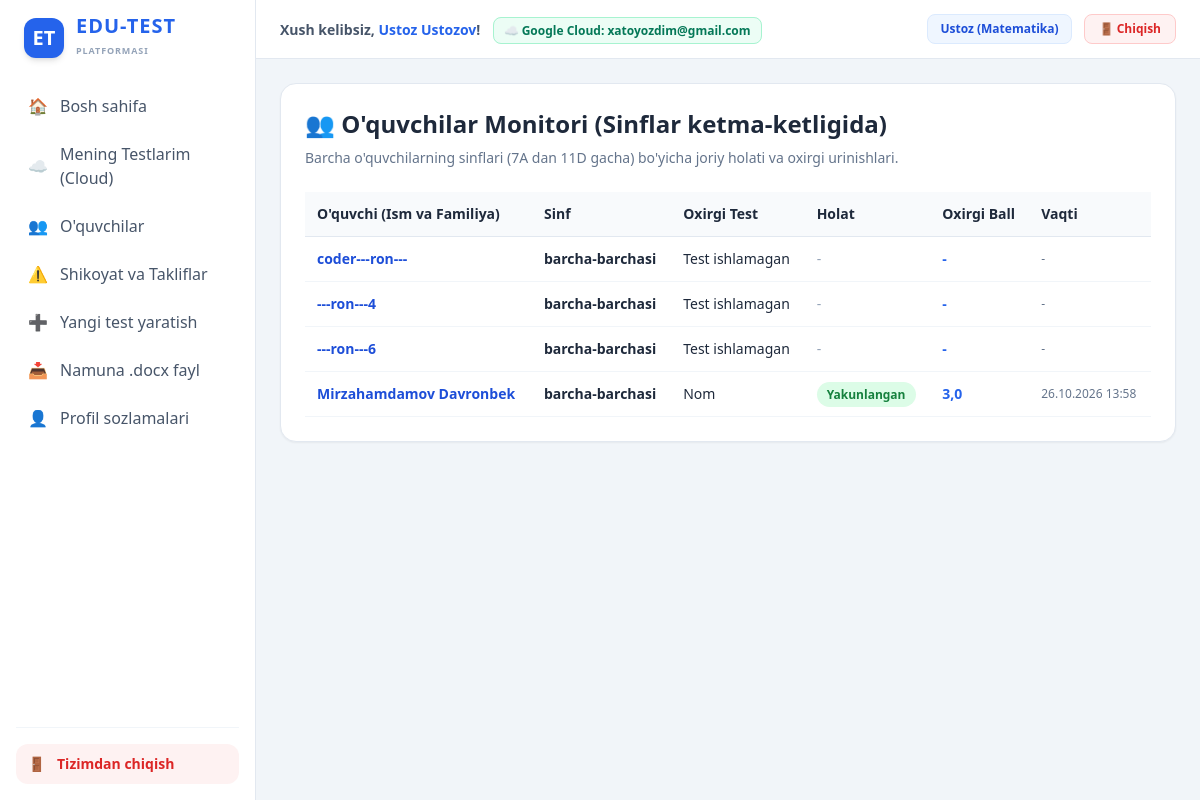
The app's page /teacher/students/ (signed in) with its own data.
### accounts/models.py (models this page shows, shortened)
class User(AbstractUser):
    full_name = models.CharField(max_length=150, blank=True, null=True)
    role = models.CharField(max_length=10, choices=[('teacher','Ustoz'),('student','Oquvchi')], default='student')
    subject = models.CharField(max_length=100, blank=True, null=True)
    grade = models.CharField(max_length=10, default='barcha')
    letter = models.CharField(max_length=10, default='barchasi')
    monthly_champion_count = models.PositiveIntegerField(default=0)
    google_id = models.CharField(max_length=255, blank=True, null=True, unique=True)
    google_email = models.EmailField(blank=True, null=True)
    google_access_token = models.TextField(blank=True, null=True)
    google_refresh_token = models.TextField(blank=True, null=True)
    google_cloud_folder_id = models.CharField(max_length=255, blank=True, null=True)
    google_cloud_bucket = models.CharField(max_length=255, blank=True, null=True)
    def is_teacher(self): return self.role == 'teacher'
    def get_display_name(self):
        name = self.full_name if self.full_name else self.username
        if self.role == 'student' and self.monthly_champion_count > 0:
            if self.monthly_champion_count == 1:
                return f"{name} 👑 (Chempion)"
            else:
                return f"{name} 👑 ({self.monthly_champion_count}xChempion)"
        return name

class TestAttempt(models.Model):
    STATUS = [('in_progress','Ishlanmoqda'),('blocked','Bloklangan'),('completed','Yakunlangan'),('disqualified','Chetlatilgan')]
    student = models.ForeignKey(User, on_delete=models.CASCADE, related_name='attempts', null=True, blank=True)
    test = models.ForeignKey(Test, on_delete=models.CASCADE, related_name='attempts')
    started_at = models.DateTimeField(auto_now_add=True)
    finished_at = models.DateTimeField(null=True, blank=True)
    status = models.CharField(max_length=20, choices=STATUS, default='in_progress')
    score = models.FloatField(default=0.0)
    correct_count = models.PositiveIntegerField(default=0)
    total_questions = models.PositiveIntegerField(default=0)
    violation_count = models.PositiveIntegerField(default=0)
    excuse_message = models.TextField(blank=True, null=True)
    attempt_number = models.PositiveIntegerField(default=1)

class Test(models.Model):
    TEST_TYPES = [
        ('exam', 'Nazorat ishi'),
        ('practice', 'Mashg`ulot (qayta-qayta urinish)'),
        ('survey', 'So`rovnoma'),
        ('anonymous', 'Anonim so`rovnoma')
    ]
    title = models.CharField(max_length=255)
    subject = models.CharField(max_length=100)
    creator = models.ForeignKey(User, on_delete=models.CASCADE, related_name='created_tests')
    status = models.CharField(max_length=12, choices=[('draft','Qoralama'),('published','Faol'),('closed','Yakunlangan')], default='draft')
    test_type = models.CharField(max_length=15, choices=TEST_TYPES, default='exam')
    duration_minutes = models.PositiveIntegerField(default=45)
    start_time = models.DateTimeField(default=timezone.now)
    deadline = models.DateTimeField(null=True, blank=True)
    target_grade = models.CharField(max_length=10, default='barcha')
    target_letter = models.CharField(max_length=10, default='barchasi')
    allow_teachers = models.BooleanField(default=False)
    created_at = models.DateTimeField(auto_now_add=True)
    teacher_cloud_file_id = models.CharField(max_length=255, blank=True, null=True)
    teacher_cloud_url = models.URLField(max_length=500, blank=True, null=True)
    teacher_cloud_provider = models.CharField(max_length=50, default='teacher_google_cloud')
    cloud_synced_at = models.DateTimeField(null=True, blank=True)

### accounts/views.py (the view)
# urls.py: path('teacher/students/', views.students_list_view, name='students_list'),
@login_required
def students_list_view(request):
    if not request.user.is_teacher(): return HttpResponseForbidden()
    students = User.objects.filter(role='student').order_by('grade', 'letter', 'full_name')
    student_data = []
    for s in students:
        last_attempt = TestAttempt.objects.filter(student=s).order_by('-started_at').first()
        student_data.append({
            'student': s,
            'last_attempt': last_attempt
        })
    return render(request, 'accounts/students_list.html', {'student_data': student_data})

### accounts/templates/accounts/students_list.html
{% extends 'accounts/base.html' %}{% block content %}
<div class="bg-white p-6 rounded-2xl shadow-sm border border-slate-200">
<h1 class="text-2xl font-bold mb-2">👥 O'quvchilar Monitori (Sinflar ketma-ketligida)</h1>
<p class="text-sm text-slate-500 mb-6">Barcha o'quvchilarning sinflari (7A dan 11D gacha) bo'yicha joriy holati va oxirgi urinishlari.</p>
<div class="overflow-x-auto"><table class="w-full text-sm text-left border-collapse">
<thead><tr class="bg-slate-50 border-b border-slate-200"><th class="p-3">O'quvchi (Ism va Familiya)</th><th class="p-3">Sinf</th><th class="p-3">Oxirgi Test</th><th class="p-3">Holat</th><th class="p-3">Oxirgi Ball</th><th class="p-3">Vaqti</th></tr></thead>
<tbody>
{% for item in student_data %}
<tr class="border-b border-slate-100 hover:bg-slate-50">
<td class="p-3 font-bold text-blue-700">{{ item.student.get_display_name }}</td>
<td class="p-3 font-semibold">{{ item.student.grade }}-{{ item.student.letter }}</td>
<td class="p-3">{{ item.last_attempt.test.title|default:"Test ishlamagan" }}</td>
<td class="p-3">
    {% if item.last_attempt %}
        <span class="px-2.5 py-1 rounded-full text-xs font-bold {% if item.last_attempt.status == 'completed' %}bg-green-100 text-green-700{% elif item.last_attempt.status == 'in_progress' %}bg-blue-100 text-blue-700{% elif item.last_attempt.status == 'blocked' %}bg-red-100 text-red-700{% else %}bg-slate-100 text-slate-700{% endif %}">
            {{ item.last_attempt.get_status_display }}
        </span>
    {% else %}
        <span class="text-slate-400">-</span>
    {% endif %}
</td>
<td class="p-3 font-bold text-blue-600">{% if item.last_attempt %}{{ item.last_attempt.score }}{% else %}-{% endif %}</td>
<td class="p-3 text-xs text-slate-500">{% if item.last_attempt %}{{ item.last_attempt.started_at|date:"d.m.Y H:i" }}{% else %}-{% endif %}</td>
</tr>
{% empty %}
<tr><td colspan="6" class="p-4 text-center text-slate-400">Hozircha o'quvchilar ro'yxati bo'sh</td></tr>
{% endfor %}
</tbody></table></div>
</div>
{% endblock %}

### accounts/templates/accounts/base.html (shortened to what this page needs)
<!DOCTYPE html><html lang="uz"><head><meta charset="UTF-8"><title>EDU-TEST — Zamonaviy Test Platformasi</title><script src="https://cdn.tailwindcss.com"></script><script src="https://cdn.jsdelivr.net/npm/chart.js"></script></head>
<body class="bg-slate-100 min-h-screen text-slate-800 font-sans antialiased overflow-x-hidden">
{% if user.is_authenticated %}
<div class="flex h-screen overflow-hidden">
    <aside class="hidden md:flex flex-col w-64 bg-white border-r border-slate-200 p-4 shrink-0 overflow-y-auto">
        <a href="{% url 'dashboard' %}" class="flex items-center gap-3 mb-6 px-2">
            <div class="w-10 h-10 rounded-xl bg-blue-600 flex items-center justify-center shadow-md text-white font-black text-xl">ET</div>
            <div>
                <span class="text-xl font-black text-blue-600 tracking-wider block leading-none">EDU-TEST</span>
                <span class="text-[9px] font-bold text-slate-400 tracking-widest uppercase">Platformasi</span>
            </div>
        </a>
        <nav class="space-y-1">
            <a href="{% url 'dashboard' %}" class="flex items-center gap-3 px-3 py-2.5 rounded-xl hover:bg-slate-50 text-slate-600 font-medium transition">
                <span>🏠</span> Bosh sahifa
            </a>
            {% if user.is_teacher %}
            <a href="{% url 'teacher_tests' %}" class="flex items-center gap-3 px-3 py-2.5 rounded-xl hover:bg-slate-50 text-slate-600 font-medium transition">
                <span>☁️</span> Mening Testlarim (Cloud)
            </a>
            <a href="{% url 'students_list' %}" class="flex items-center gap-3 px-3 py-2.5 rounded-xl hover:bg-slate-50 text-slate-600 font-medium transition">
                <span>👥</span> O'quvchilar
            </a>
            <a href="{% url 'teacher_complaints' %}" class="flex items-center gap-3 px-3 py-2.5 rounded-xl hover:bg-slate-50 text-slate-600 font-medium transition">
                <span>⚠️</span> Shikoyat va Takliflar
            </a>
            <a href="{% url 'test_create' %}" class="flex items-center gap-3 px-3 py-2.5 rounded-xl hover:bg-slate-50 text-slate-600 font-medium transition">
                <span>➕</span> Yangi test yaratish
            </a>
            <a href="{% url 'sample_docx' %}" class="flex items-center gap-3 px-3 py-2.5 rounded-xl hover:bg-slate-50 text-slate-600 font-medium transition">
                <span>📥</span> Namuna .docx fayl
            </a>
            {% endif %}
            <a href="{% url 'profile' %}" class="flex items-center gap-3 px-3 py-2.5 rounded-xl hover:bg-slate-50 text-slate-600 font-medium transition">
                <span>👤</span> Profil sozlamalari
            </a>
        </nav>
        <div class="mt-auto pt-4 border-t border-slate-100">
            <a href="{% url 'logout' %}" class="flex items-center gap-3 px-3 py-2.5 rounded-xl bg-red-50 hover:bg-red-100 text-red-600 font-bold transition text-sm">
                <span>🚪</span> Tizimdan chiqish
            </a>
        </div>
    </aside>
    <div class="flex flex-col flex-1 h-full overflow-hidden">
        <header class="bg-white border-b border-slate-200 px-6 py-3.5 flex justify-between items-center shadow-xs shrink-0">
            <div class="hidden md:block">
                <span class="text-sm font-bold text-slate-600">Xush kelibsiz, <span class="text-blue-600">{{ user.get_display_name }}</span>!</span>
                {% if user.is_teacher and user.google_email %}
                <span class="ml-2 text-xs bg-emerald-50 text-emerald-700 border border-emerald-200 px-2.5 py-1 rounded-lg font-semibold">☁️ Google Cloud: {{ user.google_email }}</span>
                {% endif %}
            </div>
            <div class="flex gap-3 items-center">
                <span class="text-xs font-bold text-blue-700 bg-blue-50 px-3 py-1.5 rounded-lg border border-blue-100">
                    {% if user.is_teacher %}Ustoz ({{ user.subject|default:"Fan kiritilmagan" }}){% else %}O'quvchi, {{ user.grade }}-{{ user.letter }}{% endif %}
                </span>
                <a href="{% url 'logout' %}" class="border border-red-200 bg-red-50 hover:bg-red-100 text-red-600 px-3.5 py-1.5 rounded-lg text-xs font-bold transition flex items-center gap-1">🚪 Chiqish</a>
            </div>
        </header>
        <main class="flex-1 overflow-y-auto p-6 bg-slate-100">
            <div class="max-w-5xl mx-auto">
                {% block content %}{% endblock %}
            </div>
        </main>
    </div>
</div>
{% else %}
<div class="max-w-6xl mx-auto p-6">{% block content_guest %}{% endblock %}</div>
{% endif %}
</body></html>

### records on screen
User: get_display_name "Ustoz Ustozov", google_email "xatoyozdim@gmail.com", subject "Matematika"
User: student.get_display_name "coder---ron---", student.grade "barcha", student.letter "barchasi", last_attempt.test "Test ishlamagan"
User: student.get_display_name "---ron---4", student.grade "barcha", student.letter "barchasi", last_attempt.test "Test ishlamagan"
User: student.get_display_name "---ron---6", student.grade "barcha", student.letter "barchasi", last_attempt.test "Test ishlamagan"
User: student.get_display_name "Mirzahamdamov Davronbek", student.grade "barcha", student.letter "barchasi", last_attempt.test "Nom", last_attempt.status "Yakunlangan", last_attempt.score "3,0", last_attempt.started_at "26.10.2026 13:58"
